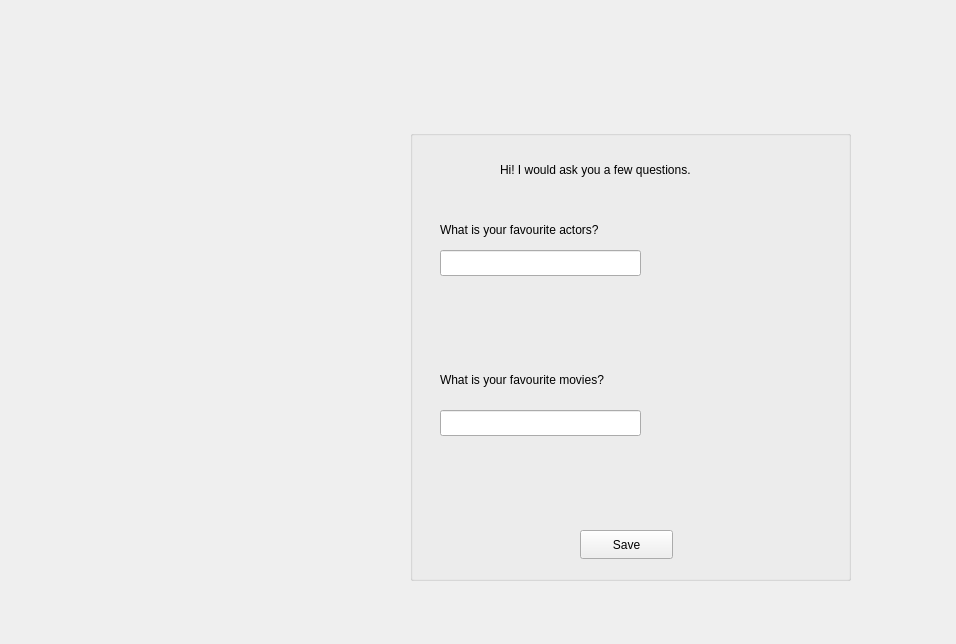
<?xml version="1.0" encoding="UTF-8"?>
<ui version="4.0">
 <class>Questionnaire</class>
 <widget class="QWidget" name="Questionnaire">
  <property name="geometry">
   <rect>
    <x>0</x>
    <y>0</y>
    <width>956</width>
    <height>644</height>
   </rect>
  </property>
  <property name="windowTitle">
   <string>Form</string>
  </property>
  <widget class="QGroupBox" name="groupBox">
   <property name="geometry">
    <rect>
     <x>410</x>
     <y>130</y>
     <width>441</width>
     <height>451</height>
    </rect>
   </property>
   <property name="title">
    <string/>
   </property>
   <widget class="QLabel" name="label">
    <property name="geometry">
     <rect>
      <x>90</x>
      <y>30</y>
      <width>241</width>
      <height>20</height>
     </rect>
    </property>
    <property name="text">
     <string>Hi! I would ask you a few questions.</string>
    </property>
   </widget>
   <widget class="QLabel" name="label_2">
    <property name="geometry">
     <rect>
      <x>30</x>
      <y>90</y>
      <width>221</width>
      <height>20</height>
     </rect>
    </property>
    <property name="text">
     <string>What is your favourite actors?</string>
    </property>
   </widget>
   <widget class="QLineEdit" name="lineEdit_actors">
    <property name="geometry">
     <rect>
      <x>30</x>
      <y>120</y>
      <width>201</width>
      <height>26</height>
     </rect>
    </property>
   </widget>
   <widget class="QLabel" name="label_3">
    <property name="geometry">
     <rect>
      <x>30</x>
      <y>240</y>
      <width>221</width>
      <height>20</height>
     </rect>
    </property>
    <property name="text">
     <string>What is your favourite movies?</string>
    </property>
   </widget>
   <widget class="QLineEdit" name="lineEdit_movies">
    <property name="geometry">
     <rect>
      <x>30</x>
      <y>280</y>
      <width>201</width>
      <height>26</height>
     </rect>
    </property>
   </widget>
   <widget class="QPushButton" name="pushButton_save_questionnaire">
    <property name="geometry">
     <rect>
      <x>170</x>
      <y>400</y>
      <width>93</width>
      <height>29</height>
     </rect>
    </property>
    <property name="text">
     <string>Save</string>
    </property>
   </widget>
  </widget>
 </widget>
 <resources/>
 <connections/>
</ui>
